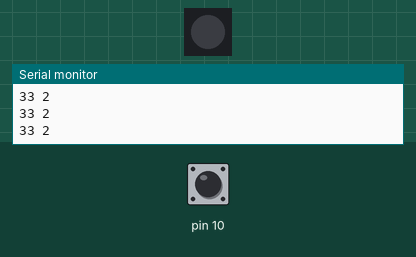
Bench run of a sketch on a simulated Arduino Uno, built with avr-gcc and run on an emulated ATmega328P. Shown: 1 RGB LEDs in strip order, left to right, the last lines printed to the serial monitor. The inputs (shaded band) are chosen by the test bench; at power-on: pin 10 HIGH. Dim RGB values are drawn brighter than linear.

Above: at 1.2 s.
1.3 s: pin 10 pulled LOW for 0.15 s
At 1.58 s:
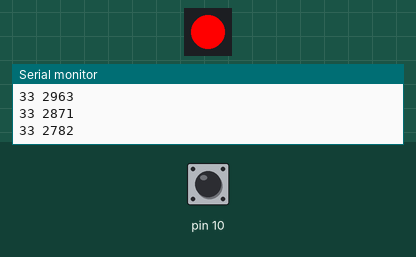
4.3 s: pin 10 pulled LOW for 1 s
At 7.77 s:
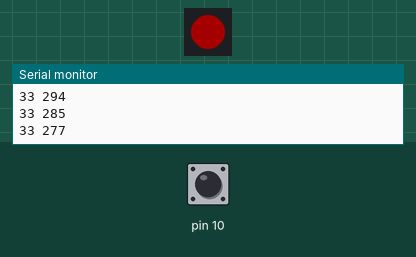
7.9 s: pin 10 pulled LOW for 0.15 s
At 8.2 s:
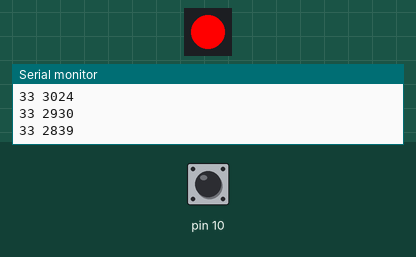
10.9 s: pin 10 pulled LOW for 1 s
At 14.37 s:
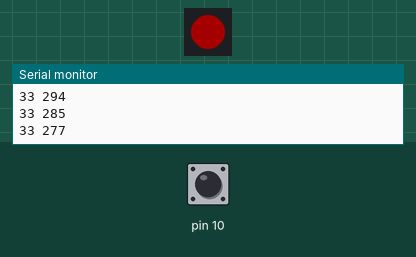
Timing chart, 0 to 17.4 s (numbered marks = the images above; inputs shaded):
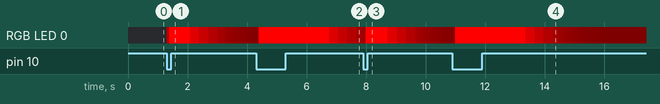

The sketch:

capsense.ino
```cpp
/** Use the capacitive sensor to control the brightness of the LEDs.
 */
#include <Adafruit_NeoPixel.h>
#include <CapacitiveSensor.h>

#define PIN		6
#define NUM_PIXELS	1

Adafruit_NeoPixel pixels = Adafruit_NeoPixel(
	NUM_PIXELS,			// how many pixels on strip?
	PIN,				// output pin?
	NEO_GRB + NEO_KHZ800		// type of pixels?
);

CapacitiveSensor capsensor = CapacitiveSensor(9,10);

void setup() {
	pixels.begin();
	//capsensor.set_CS_AutocaL_Millis(0xFFFFFFFF);
	Serial.begin(9600);
}

long smooth = 0;

void loop() {
	long val = capsensor.capacitiveSensor(100);
/*
	if (val < 200 && smooth < 200)
	{
		// small values make very small changes
		smooth = (smooth * 127 + val) / 128;
	} else
	if (val > smooth)
	{
		smooth = (smooth * 3 + val) / 4;
	} else {
*/
	{
		smooth = (smooth * 31 + val) / 32;
	}

	Serial.print(val);
	Serial.print(" ");
	Serial.println(smooth);

	for(int i = 0 ; i < NUM_PIXELS ; i++)
	{
		int v = smooth / 8;
		if (v > 255)
			v = 255;
		pixels.setPixelColor(i, v, 0, 0);
	}

	pixels.show();
	delay(10);
}
```
